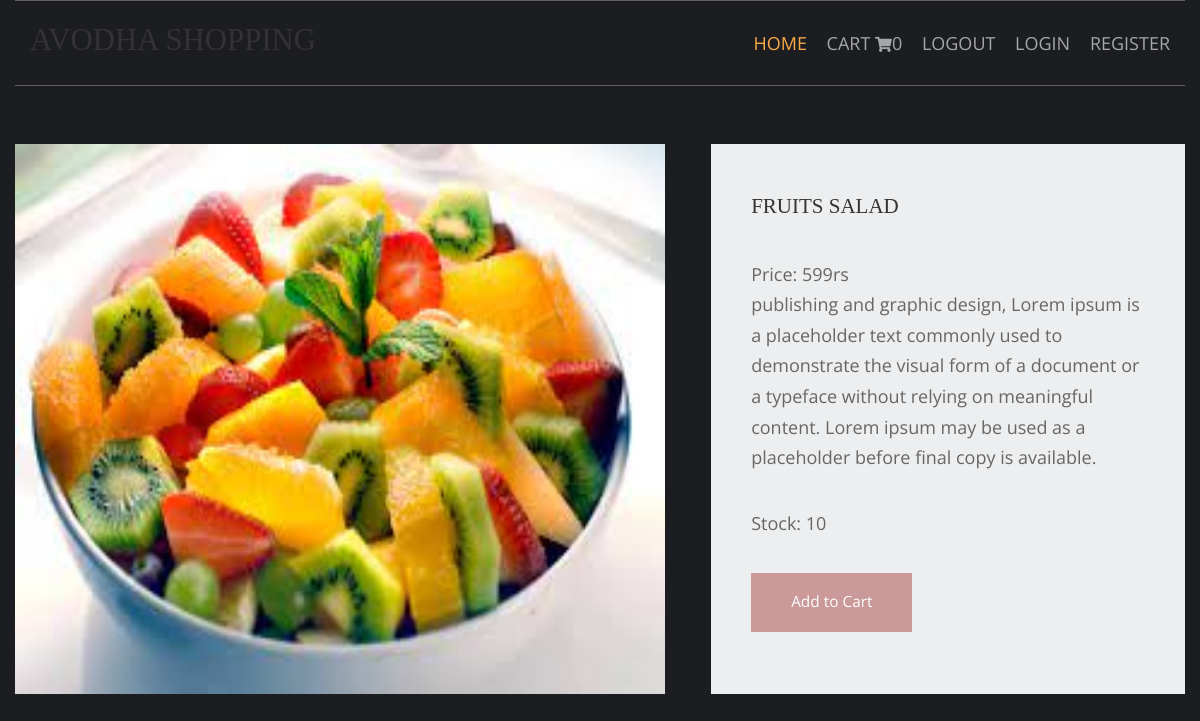
/fruits-recieps/fruits-salad, run on the app's committed database.
### shop/models.py (models this page shows, shortened)
class products(models.Model):
    name=models.CharField(max_length=200,unique=True)
    slug = models.SlugField(max_length=200, unique=True)
    img= models.ImageField(upload_to='product')
    desc= models.TextField()
    stock= models.IntegerField()
    available=models.BooleanField()
    price=models.IntegerField()
    category=models.ForeignKey(categ,on_delete=models.CASCADE)

### shop/views.py (the view)
# urls.py: path('<slug:c_slug>/<slug:product_slug>',views.prodDetails,name='details'),
def prodDetails(request,c_slug,product_slug):
    try:
        prod=products.objects.get(category__slug=c_slug,slug=product_slug)
    except Exception as e:
        raise e
    return render(request,'item.html',{'prod':prod})

### cart/context_processor.py (called while the page is built)
def count(request):
    item_count=0
    if 'admin' in request.path:
        return {}
    else:
        try:
            ct=cartlist.objects.filter(cart_id=c_id(request))
            cti=cartitems.objects.all().filter(cart=ct[:1])
            for c in cti:
                item_count+=c.quantity
        except cartlist.DoesNotExist:
            item_count=0
        return dict(itc=item_count)

### cart/views.py (called while the page is built)
def c_id(request):
    ct_id=request.session.session_key
    if not ct_id:
        ct_id=request.session.create()
    return ct_id

### templates/item.html (shortened to what this page needs)
{% extends 'base.html' %}
{% load static %}
{% block content %}
<!DOCTYPE html>
<html lang="en">
<head>
    <link href="{% static 'pr/fontawesome/css/all.min.css' %}" rel="stylesheet" />
    <link href="{% static 'pr/css/templatemo-comparto.css' %}" rel="stylesheet" />
</head>
<body>
  <br><br>
        <section class="tm-mb-1" id="about">
            <div class="tm-row tm-about-row">
                <div class="tm-section-1-l">
                    <img src="{{prod.img.url}}" alt="About image" style="height:550px;width:650px" class="tm-img-responsive">
                </div>
                <article class="tm-section-1-r tm-bg-color-8">
                    <h2 class="tm-mb-2 tm-title-color">{{prod.name}}</h2>
                    <p>Price: {{prod.price}}rs <br>{{prod.desc}}</p>
                    <p>Stock: {{prod.stock}}</p>
  {% if prod.stock <= 0 %}
  <h1 style="color:red">sorry...no stock left</h1>
                    {% else %}
                    <a href="{% url 'addcart' prod.id %}" class="tm-btn tm-btn-1 tm-link-to-services">Add to Cart</a>
  {% endif %}
                </article>
            </div>
        </section>
</body>
</html>
{% endblock %}

### static/hm/layout/styles/layout.css (style rules this page uses)
*, *::before, *::after { transition:all .3s ease-in-out; }
body { color:#A5A6AA; background-color:#1C1D21; }
a { color:#FBAB45; }

### static/pr/css/templatemo-comparto.css (style rules this page uses)
*, *::before, *::after { box-sizing: border-box; outline: none; }
ul, h1, h2, h3, h4, p, figure { padding: 0; margin: 0; }
body { font-family: 'Open Sans', Arial, sans-serif; font-size: 18px; overflow-x: hidden; padding-left: 15px; padding-right: 15px; margin: 0; }
h2 { font-size: 1.5rem; }
a { transition: all 0.3s ease; text-decoration: none; }
p { color: #666; line-height: 1.7; margin-bottom: 35px; }
h1, h2, h3, h4, h5, h6 { color: #333; }
.tm-mb-1 { margin-bottom: 20px; }
.tm-mb-2 { margin-bottom: 40px; }
.tm-bg-color-8 { background-color: #EDEEEF; }
.tm-img-responsive { max-width: 100%; height: auto; }
.tm-section-1-l { width: 57.85%; margin-right: 1.65%; }
.tm-section-1-r { padding: 50px 40px; width: 40.5%; }
.tm-row { display: flex; }
.tm-btn { display: inline-block; padding: 15px 40px; font-size: 1.1rem; border: none; background-color: #CC9999; color: white; }
a { color: #666; }

### static/hm/layout/styles/framework.css (style rules this page uses)
html { overflow-y:scroll; overflow-x:hidden; }
html, body { margin:0; padding:0; font-size:14px; line-height:1.6em; }
*, *::before, *::after { box-sizing:border-box; }
a { outline:none; text-decoration:none; }
img { width:auto; max-width:100%; height:auto; margin:0; padding:0; border:none; line-height:normal; vertical-align:middle; }
body, input, textarea, select { font-family:Verdana, Geneva, sans-serif; }
h1, h2, h3, h4, h5, h6, .heading { font-family:Georgia, "Times New Roman", Times, serif; }
::placeholder { opacity:1; }
h1, h2, h3, h4, h5, h6, .heading { margin:0 0 20px 0; font-size:1.4rem; line-height:normal; font-weight:normal; text-transform:uppercase; }
address, article, aside, figcaption, figure, footer, header, main, nav, section { display:block; margin:0; padding:0; }

### data on the page
products: img (picture), name "FRUITS SALAD", price "599", desc "publishing and graphic design, Lorem ipsum is a placeholder text commonly used to demonstrate the visual form of a document or a typeface without relying on meaningful content. Lorem ipsum may be used as a placeholder before final copy is available.", stock "10"

### other printed values
{{ itc }} "0"
